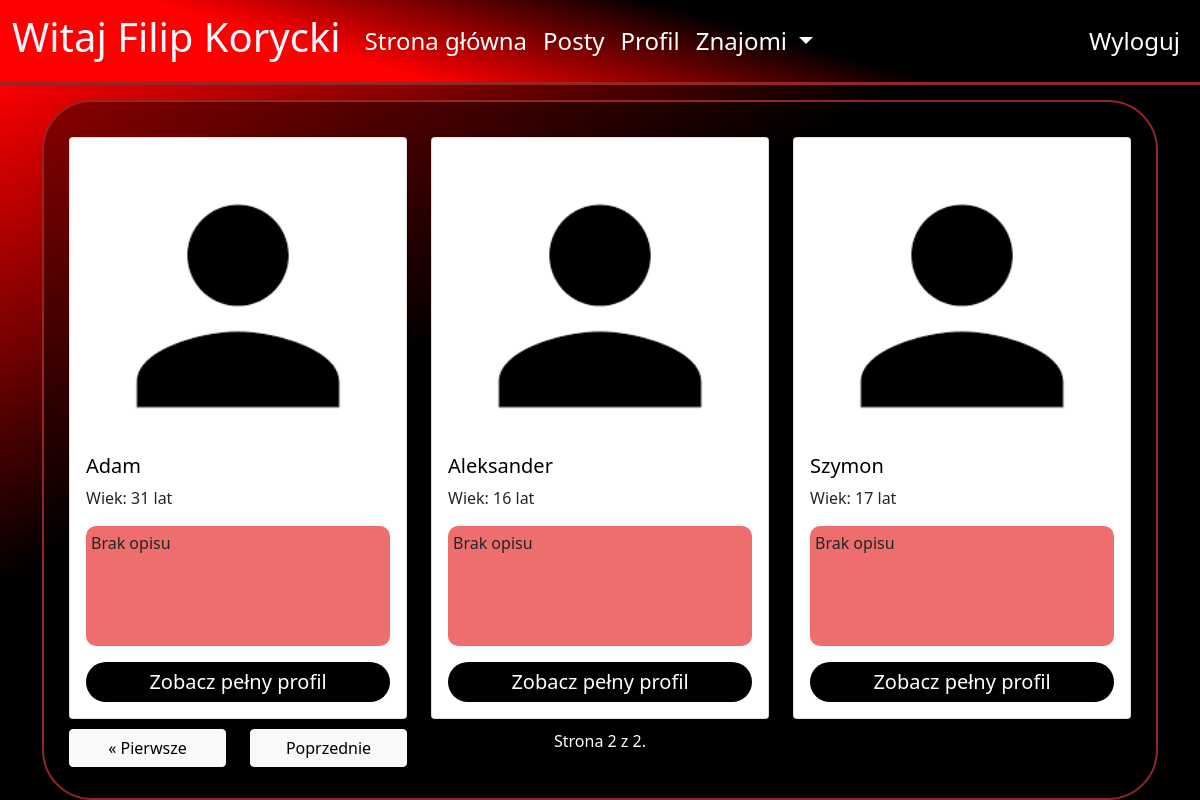
Before: /?page=2 (signed in) with the older database file.
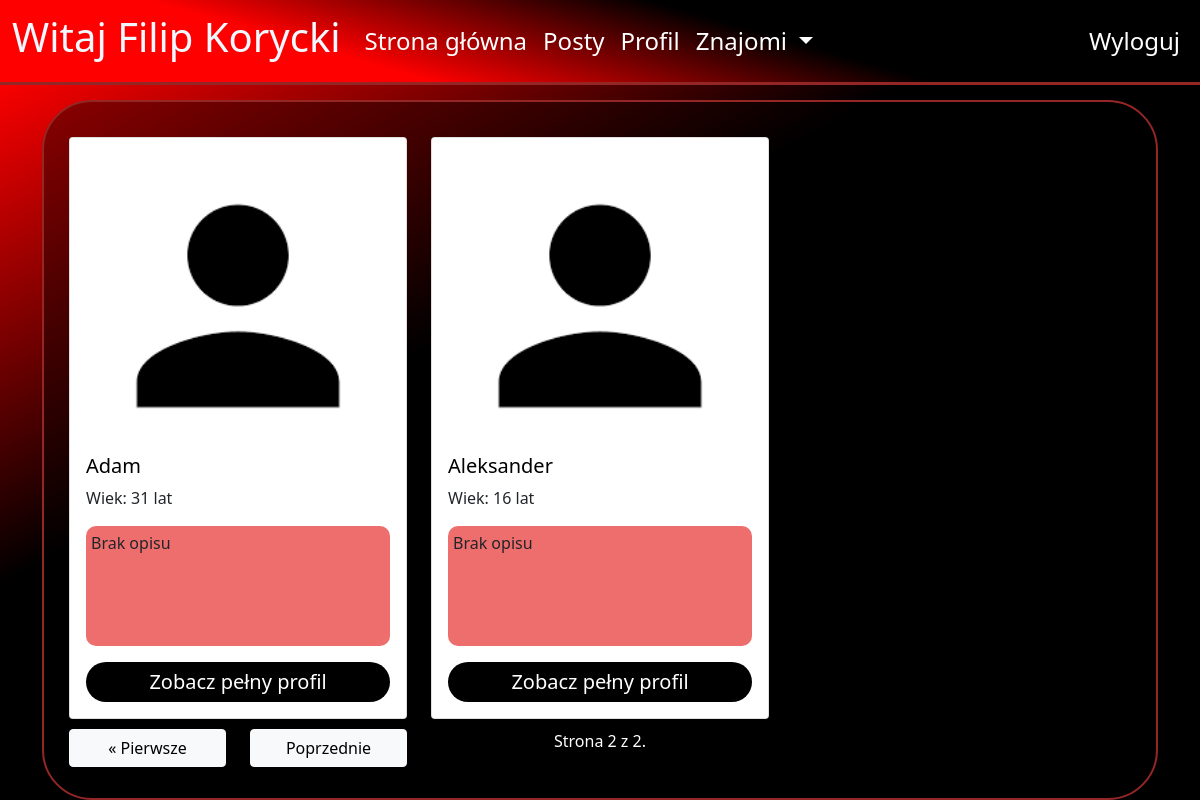
After: the same page with the newer database file.
### blog/models.py (models this page shows, shortened)
class Profile(models.Model):
    user = models.OneToOneField(User, null=True, on_delete=models.CASCADE)
    birth_date = models.DateField(blank=True,null=True)
    description = models.TextField(blank=True,null=True)
    first_name = models.CharField(blank=True, null=True, max_length=40)
    last_name = models.CharField(blank=True, null=True, max_length=40)
    country = models.CharField(blank=True, null=True, max_length=40)
    city = models.CharField(blank=True, null=True, max_length=40)
    height = models.DecimalField(blank=True,null=True, decimal_places=0, max_digits=120)
    weight = models.DecimalField(blank=True,null=True, decimal_places=0, max_digits=120)
    gender = models.CharField(blank=True,null=True, max_length=222)
    friends = models.ManyToManyField('self', blank=True)
    images = models.ManyToManyField("ProfileImage", related_name='+',blank=True)
    chats = models.ManyToManyField("ChatBox", related_name='+',blank=True)
    posts = models.ManyToManyField("Post", related_name='+',blank=True)
    def get_age(self):
        import datetime
        age = int((datetime.date.today() - self.birth_date).days/365.25)
        return age
    def get_name(self):
        if self.first_name and self.last_name:
            return str(str(self.first_name)+" "+str(self.last_name)) #+" ("+str(self.user.username)+")"
        elif self.first_name:
            return self.first_name
        else:
            return self.user.username

### blog/views.py (the view)
# urls.py: path("", views.MainPage, name="mainpage"),
def MainPage(request):
    profiles = Profile.objects.all()
    paginator = Paginator(profiles, 6)
    page_number = request.GET.get('page')
    page_obj = paginator.get_page(page_number)
    context={
        'profiles':page_obj,
    }
    if request.user.is_authenticated:
        profile = request.user.profile
        new_friend_request = 0
        friend_requests = FriendInvitation.objects.all().filter(profile_to=profile)
        for friend_request in friend_requests:
            if friend_request.displayed == False:
                new_friend_request += 1
        context["new_friend_request"] = new_friend_request
        new_messages = 0
        profile_chats = profile.chats.all()
        for chat in profile_chats:
            for message in chat.messages.all():
                if not message.displayed:
                    if not message.owner == profile:
                        new_messages +=1
        context["new_messages"] = new_messages
    return render(request, "blog/mainpage.html",context=context)

### blog/templates/blog/mainpage.html (shortened to what this page needs)
{% extends "blog/base.html"%}
{% load static %}
{%block content%}
{% if user.is_authenticated%}
<div class="container background_v1">
    <div class="row">
    {% for profile in profiles%}
        <div class="col-sm-12 col-md-6 col-lg-4" >
            <div class="card main_page_card" style="margin-top: 10px;">
                <div class="card-body">
                {% if profile.images%}
                <div style="width: 100%; position:relative;">
                    {%for image in profile.images.all %}
                        {% if forloop.last %}
                            <img src="{{image.image.url}}" class="profile_image">
                            <div class="fake_box"> </div>
                            <br />
                        {%endif%}
                    {%empty%}
                          <div class="fake_box"> </div>
                        <br />
                    {%endfor%}
                </div>
                {%endif%}
                <h5 class="card-title">
                {{profile.get_name}}
                </h5>
                <p class="card-text">Wiek: {{profile.get_age}} lat</p>
                <p class="card-text main_page_desc" >
                {% if profile.description %}
                    {{profile.description|truncatechars:70}}
                    {% else %}
                    Brak opisu
                {%  endif   %}
                </p>
                <a href="{%url 'profile' profile.id%}"  class="my-button">Zobacz pełny profil</a>
                </div>
            </div>
        </div>
    {%endfor%}
    </div>
    <div class="pagination row">
        {% if profiles.has_previous %}
            <div class="col-md-12 col-lg-2">
            <a class="pagiantion_obj btn btn-light"
             href="?page=1">&laquo; Pierwsze</a>
            </div>
            <div class="col-md-12 col-lg-2">
            <a class="pagiantion_obj btn btn-light"
            href="?page={{ profiles.previous_page_number }}">Poprzednie</a>
            </div>
        {%else%}
            <div class="pagination_obj col-md-12 col-lg-2" style="height:1px;"></div>
            <div class="pagination_obj col-md-12 col-lg-2" style="height:1px;"></div>
        {% endif %}
        <div class="pagiantion_obj pagination_number col-sm-12 col-md-4" >
            Strona {{ profiles.number }} z {{ profiles.paginator.num_pages }}.
        </div>
</div>
</div>
    {%endif%}
{% endblock %}

Changed rows visible on the page:
removed Profile: get_name "Szymon", get_age "17", shows "Brak opisu"
